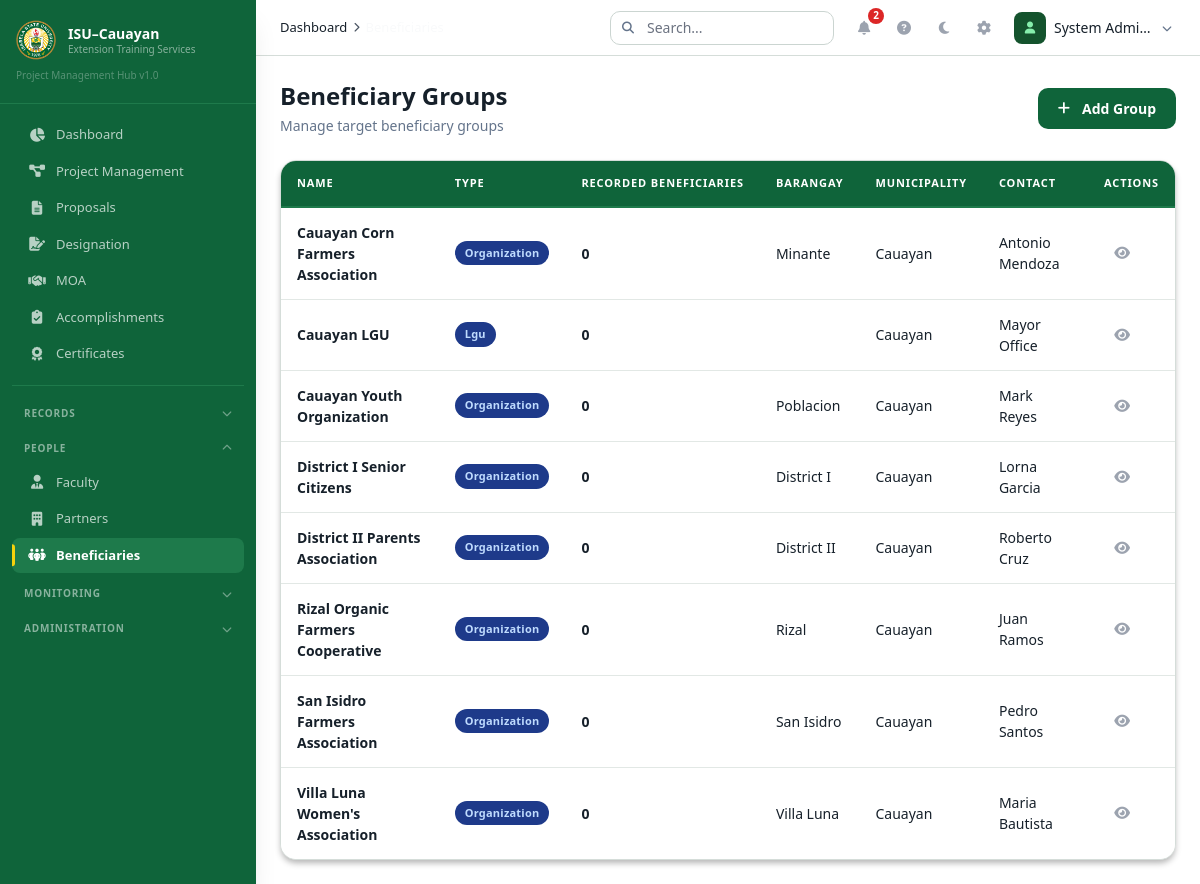
Page /index.php?module=beneficiaries (signed in) on the committed database.
### tables this page shows
CREATE TABLE `beneficiary_groups` (
  `id` int(11) NOT NULL,
  `name` varchar(255) NOT NULL,
  `group_type` enum('individual','organization','community','lgu') DEFAULT NULL,
  `barangay` varchar(100) DEFAULT NULL,
  `municipality` varchar(100) DEFAULT NULL,
  `province` varchar(100) DEFAULT NULL,
  `contact_person` varchar(200) DEFAULT NULL,
  `contact_number` varchar(20) DEFAULT NULL,
  `is_active` tinyint(1) NOT NULL DEFAULT 1,
  `created_at` datetime NOT NULL DEFAULT current_timestamp(),
  `updated_at` datetime NOT NULL DEFAULT current_timestamp() ON UPDATE current_timestamp()
);

### controllers/Controllers.php (called while the page is built, shortened)
<?php
require_once __DIR__ . '/../config/helpers.php';
class BeneficiaryController {
    public function index() {
        $beneficiaries = db()->query("
            SELECT bg.*, COUNT(ap.id) as beneficiary_count
            FROM beneficiary_groups bg
            LEFT JOIN activity_participants ap ON ap.beneficiary_group_id = bg.id
            WHERE bg.is_active = 1
            GROUP BY bg.id
            ORDER BY bg.name
        ")->fetchAll();
        require_once __DIR__ . '/../layouts/header.php';
        require_once __DIR__ . '/../views/beneficiaries/index.php';
        require_once __DIR__ . '/../layouts/footer.php';
    }
}

### config/Database.php (called while the page is built, shortened)
<?php
class Database {
    private static $instance = null;
    private $conn;
    private function __construct() {
        try {
            $dsn = "mysql:host=" . DB_HOST . ";dbname=" . DB_NAME . ";charset=" . DB_CHARSET;
            $this->conn = new PDO($dsn, DB_USER, DB_PASS, [
                PDO::ATTR_ERRMODE => PDO::ERRMODE_EXCEPTION,
                PDO::ATTR_DEFAULT_FETCH_MODE => PDO::FETCH_ASSOC,
                PDO::ATTR_EMULATE_PREPARES => false,
            ]);
        } catch (PDOException $e) {
            die("Database connection failed: " . $e->getMessage());
        }
    }
    public static function getInstance() {
        if (self::$instance === null) self::$instance = new self();
        return self::$instance;
    }
    public function getConnection() { return $this->conn; }
}

### config/helpers.php (called while the page is built, shortened)
<?php
require_once __DIR__ . '/Database.php';
function db() { return Database::getInstance()->getConnection(); }
function e($str) { return htmlspecialchars($str ?? '', ENT_QUOTES, 'UTF-8'); }

### views/beneficiaries/index.php (the view, shortened to what this page needs)
<div class="flex flex-col md:flex-row md:items-center justify-between gap-4 mb-6">
    <div><h1 class="text-2xl font-bold text-[#F9FAFB]">Beneficiary Groups</h1><p class="text-[#9CA3AF] text-sm mt-1">Manage target beneficiary groups</p></div>
    <button onclick="openCreateBeneficiary()" class="btn-primary"><i class="fas fa-plus mr-1"></i> Add Group</button>
</div>
<div id="beneficiariesTable">
    <div class="data-table-container">
        <?php if (empty($beneficiaries)): ?>
            <div class="empty-state"><div class="empty-state-icon"><i class="fas fa-people-group"></i></div><h3 class="empty-state-title">No beneficiary groups found</h3><p class="empty-state-text">Add your first beneficiary group.</p></div>
        <?php else: ?>
            <div class="overflow-x-auto"><table class="data-table"><thead><tr><th>Name</th><th>Type</th><th>Recorded Beneficiaries</th><th>Barangay</th><th>Municipality</th><th>Contact</th><th>Actions</th></tr></thead><tbody>
                <?php foreach ($beneficiaries as $i => $b): ?>
                    <tr class="animate-row" style="animation-delay:<?= $i * 0.05 ?>s">
                        <td data-label="Name"><span class="table-title"><?= e($b['name']) ?></span></td>
                        <td data-label="Type"><span class="badge badge-submitted"><?= ucfirst($b['group_type'] ?? '-') ?></span></td>
                        <td data-label="Recorded Beneficiaries"><span class="text-[#F9FAFB] font-semibold"><?= number_format((int)($b['beneficiary_count'] ?? 0)) ?></span></td>
                        <td data-label="Barangay"><span class="text-[#D1D5DB]"><?= e($b['barangay'] ?? '-') ?></span></td>
                        <td data-label="Municipality"><span class="text-[#D1D5DB]"><?= e($b['municipality'] ?? '-') ?></span></td>
                        <td data-label="Contact"><span class="text-[#D1D5DB]"><?= e($b['contact_person'] ?? '-') ?></span></td>
                        <td data-label="Actions">
                            <button onclick="viewBeneficiary(<?= $b['id'] ?>, this)" class="action-btn" data-loading title="View"><i class="fas fa-eye text-sm"></i></button>
                        </td>
                    </tr>
                <?php endforeach; ?>
            </tbody></table></div>
        <?php endif; ?>
    </div>
</div>

### assets/css/app.css (style rules this page uses)
:root { --primary: #0F643A; --primary-hover: #1E7A4B; --primary-light: #14532D; --secondary: #F5D20C; --secondary-dark: #C4972C; --bg: #111827; --surface: #1F2937; --surface-alt: #243142; --border: #374151; --hover: #324152; --text: #F9FAFB; --text-secondary: #9CA3AF; --text-muted: #6B7280; --sidebar-bg: #0F643A; --sidebar-hover: #267C50; --sidebar-active: #1E7A4B; --success: #14532D; --success-text: #86EFAC; --warning: #78350F; --warning-text: #FCD34D; --danger: #7F1D1D; --danger-text: #FCA5A5; --info: #1E3A8A; --info-text: #BFDBFE; }
.animate-row { animation: fadeRow 0.3s ease-out; }
.data-table-container { background: #1F2937; border: 1px solid #374151; border-radius: 16px; overflow: hidden; box-shadow: 0 4px 6px -1px rgba(0,0,0,0.3); }
.data-table { width: 100%; border-collapse: separate; border-spacing: 0; }
.data-table thead th { background: #0F643A; color: #FFF; padding: 14px 16px; text-align: left; font-size: 11px; font-weight: 700; text-transform: uppercase; letter-spacing: 0.08em; border-bottom: 2px solid #1E7A4B; white-space: nowrap; position: sticky; top: 0; z-index: 10; }
.data-table tbody tr { transition: all 0.2s ease; }
.data-table tbody tr:nth-child(odd) { background: #1F2937; }
.data-table tbody tr:nth-child(even) { background: #243142; }
.data-table tbody td { padding: 14px 16px; font-size: 14px; color: #F9FAFB; border-bottom: 1px solid #2D3748; vertical-align: middle; }
.data-table tbody tr:last-child td { border-bottom: none; }
.table-title { color: #F9FAFB; font-weight: 600; font-size: 14px; }
.btn-primary { background: #0F643A; color: #FFF; padding: 10px 20px; border-radius: 10px; font-weight: 600; font-size: 14px; transition: all 0.15s ease; border: none; cursor: pointer; display: inline-flex; align-items: center; gap: 8px; }
.action-btn { display: inline-flex; align-items: center; justify-content: center; width: 36px; height: 36px; border-radius: 10px; background: transparent; color: #9CA3AF; transition: all 0.15s ease; border: none; cursor: pointer; }
.badge { display: inline-flex; align-items: center; padding: 4px 10px; border-radius: 9999px; font-size: 11px; font-weight: 600; letter-spacing: 0.02em; white-space: nowrap; }
.badge-submitted { background: #1E3A8A; color: #BFDBFE; }
[data-theme="light"] body { background:#f4f7f6!important;color:#16202a!important }
[data-theme="light"] .data-table-container,[data-theme="light"] .filter-bar,[data-theme="light"] .card,[data-theme="light"] .stat-card,[data-theme="light"] .sketch-board { background:#fff!important;border-color:#d5ddd9!important;color:#16202a }
[data-theme="light"] .data-table tbody tr:nth-child(odd),[data-theme="light"] .data-table tbody tr:nth-child(even) { background:#fff!important }
[data-theme="light"] .data-table tbody td,[data-theme="light"] .table-title { color:#16202a!important;border-color:#e2e8e5!important }
[data-theme="light"] [class*="bg-[#111827]"],[data-theme="light"] [class*="bg-[#1F2937]"] { background:#fff!important }
[data-theme="light"] [class*="text-[#F9FAFB]"],[data-theme="light"] [class*="text-[#D1D5DB]"] { color:#16202a!important }
[data-theme="light"] [class*="text-[#9CA3AF]"],[data-theme="light"] [class*="text-[#6B7280]"] { color:#64748b!important }

### rows in the picture
beneficiary_groups: name "Cauayan Corn Farmers Association", group_type "Organization", beneficiary_count "0", barangay "Minante", municipality "Cauayan", contact_person "Antonio Mendoza"
beneficiary_groups: name "Cauayan LGU", group_type "Lgu", beneficiary_count "0", municipality "Cauayan", contact_person "Mayor Office"
beneficiary_groups: name "Cauayan Youth Organization", group_type "Organization", beneficiary_count "0", barangay "Poblacion", municipality "Cauayan", contact_person "Mark Reyes"
beneficiary_groups: name "District I Senior Citizens", group_type "Organization", beneficiary_count "0", barangay "District I", municipality "Cauayan", contact_person "Lorna Garcia"
beneficiary_groups: name "District II Parents Association", group_type "Organization", beneficiary_count "0", barangay "District II", municipality "Cauayan", contact_person "Roberto Cruz"
beneficiary_groups: name "Rizal Organic Farmers Cooperative", group_type "Organization", beneficiary_count "0", barangay "Rizal", municipality "Cauayan", contact_person "Juan Ramos"
beneficiary_groups: name "San Isidro Farmers Association", group_type "Organization", beneficiary_count "0", barangay "San Isidro", municipality "Cauayan", contact_person "Pedro Santos"
beneficiary_groups: name "Villa Luna Women's Association", group_type "Organization", beneficiary_count "0", barangay "Villa Luna", municipality "Cauayan", contact_person "Maria Bautista"

### other values in the picture
$item['label'] "Dashboard"
$item['label'] "Project Management"
$item['label'] "Proposals"
$item['label'] "Designation"
$item['label'] "MOA"
$item['label'] "Accomplishments"
$item['label'] "Certificates"
$group['label'] "RECORDS"
$group['label'] "PEOPLE"
$item['label'] "Faculty"
$item['label'] "Partners"
$item['label'] "Beneficiaries"
$group['label'] "MONITORING"
$group['label'] "ADMINISTRATION"
$crumb['label'] "Dashboard"
